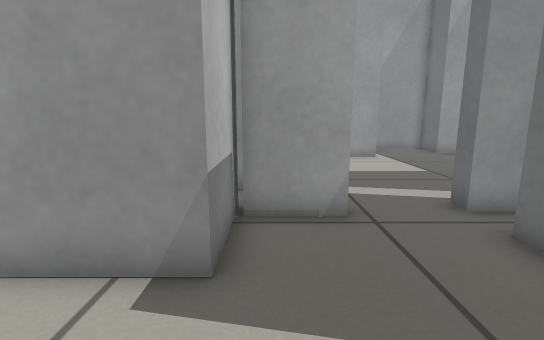
View 1 (above)

22 first-person views from a walk through a robot-simulator world made for Gazebo. The camera is 0.5 m above the floor, tilts 10° down and sees 85° across. The floor is counted in squares, 0.25 m on a side. Each view is taken from the middle of a square. On the plan, view 1 faces up. The plan holds only what a view shows up to about 17 squares ahead; the rest is blank.

View 2
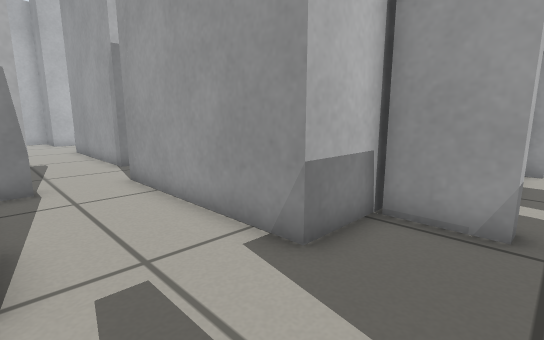

View 3
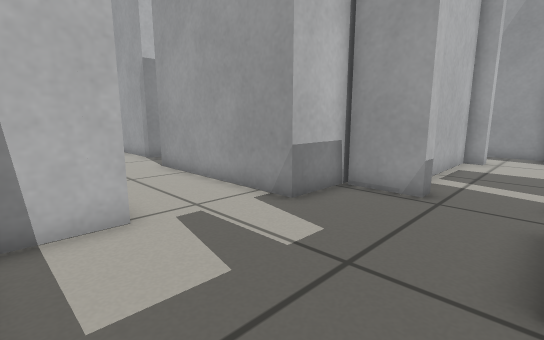

View 4
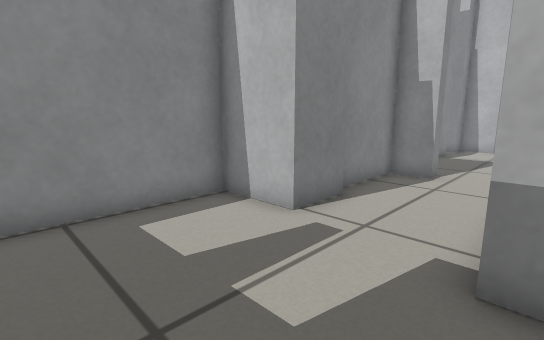

View 5
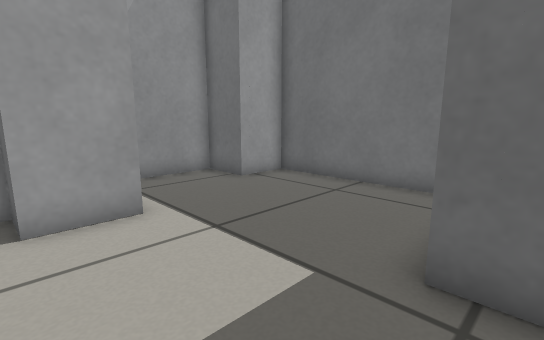

View 6
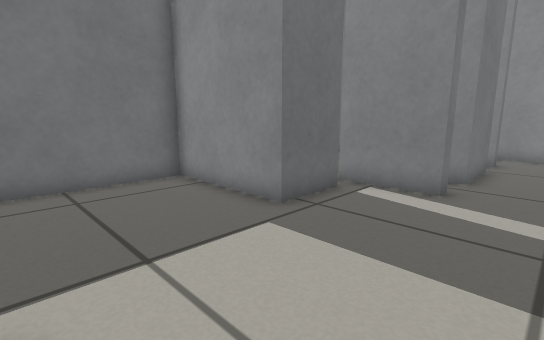

View 7
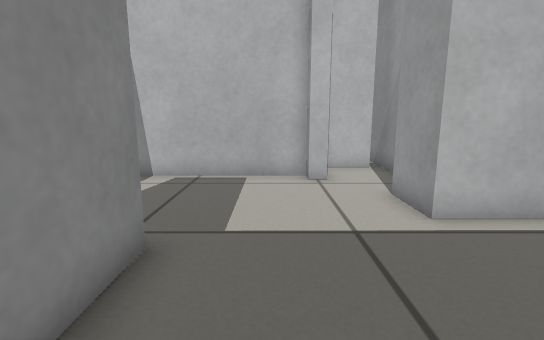

View 8
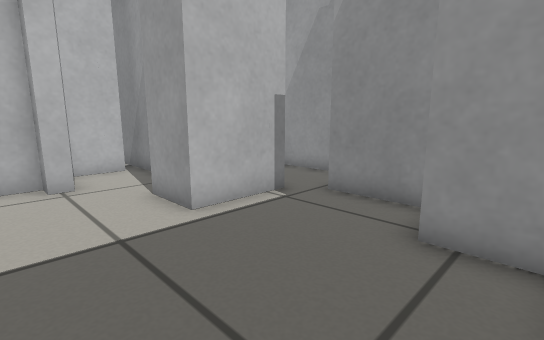

View 9
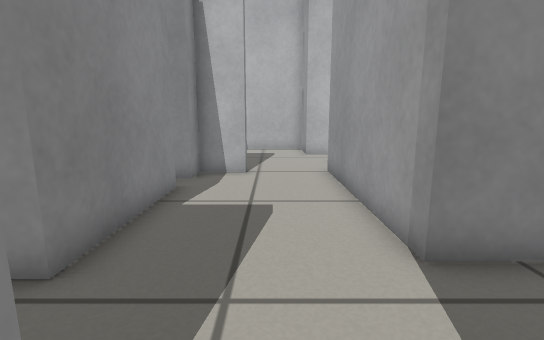

View 10
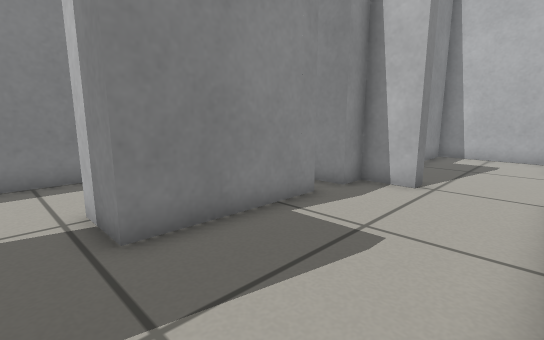

View 11
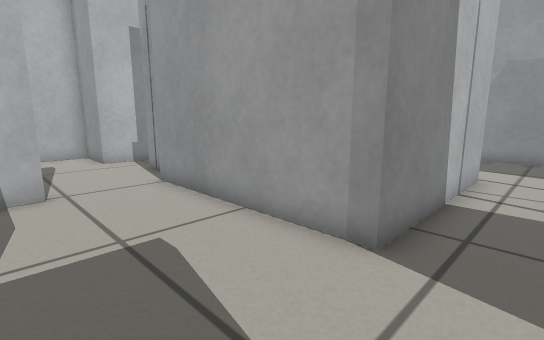

View 12
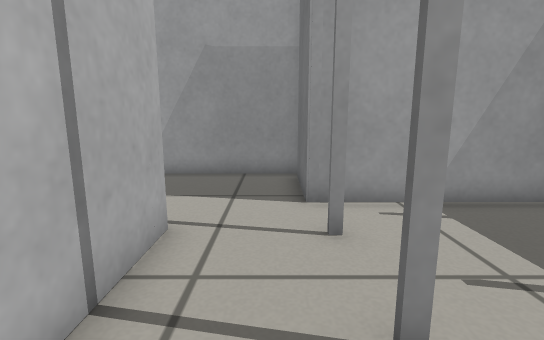

View 13
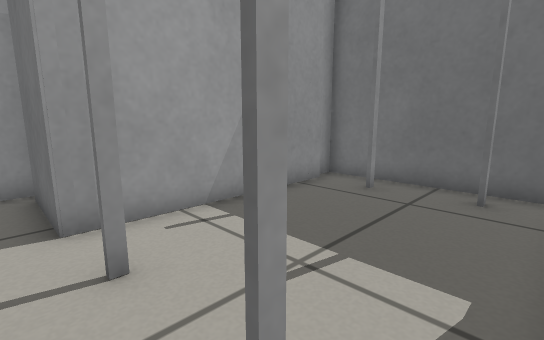

View 14
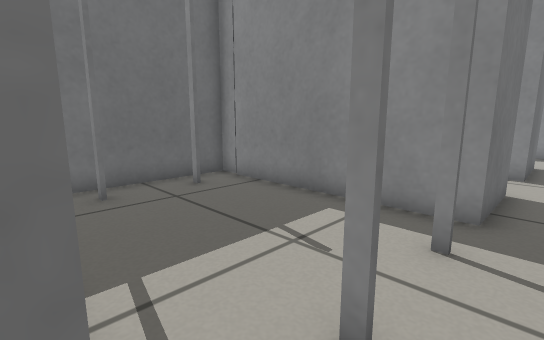

View 15
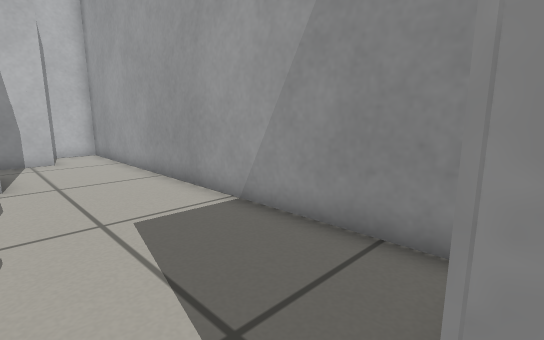

View 16
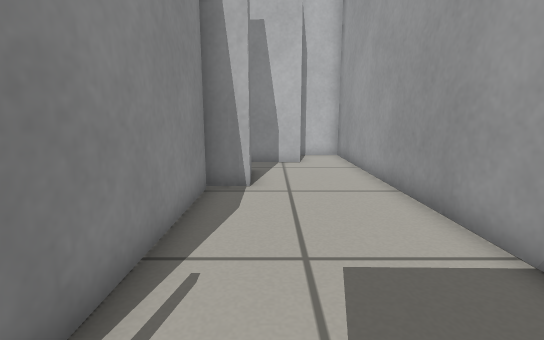

View 17
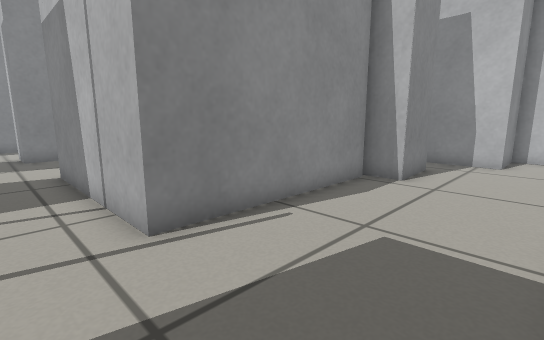

View 18
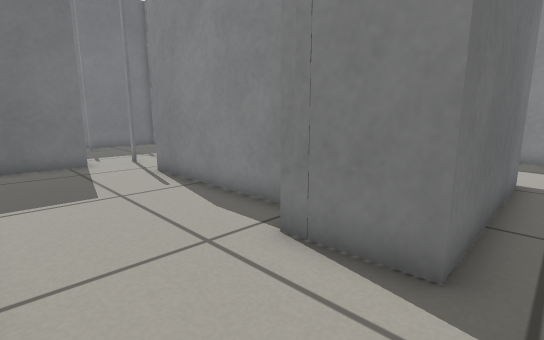

View 19
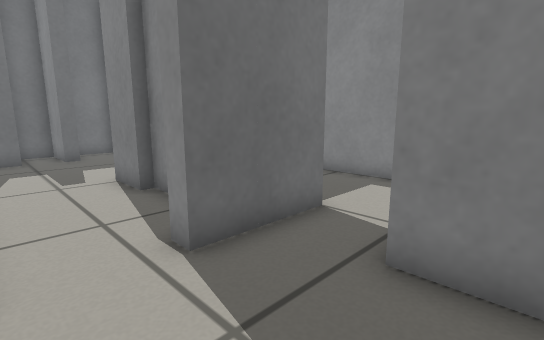

View 20
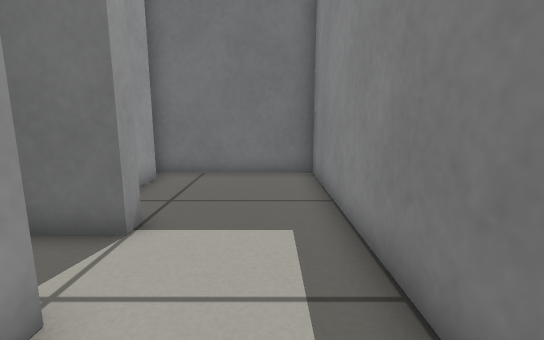

View 21
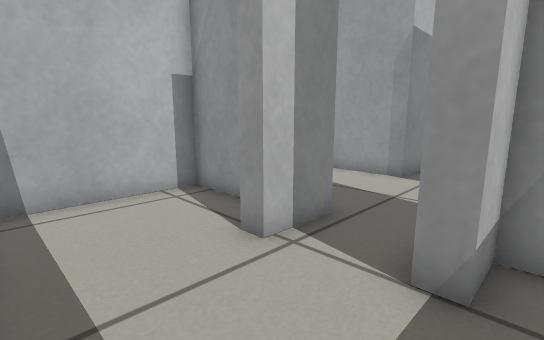

View 22
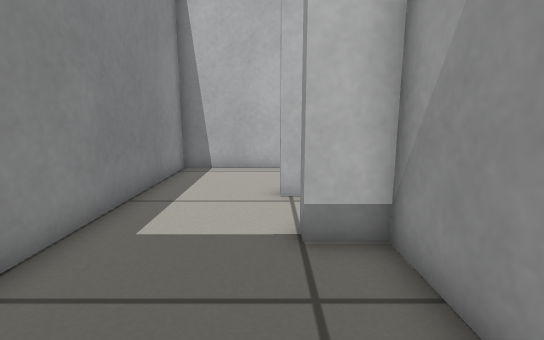

### Floor plan
Ten units are one square. View 1 is at (0, 0); x grows to the right and y downward. Boxes are objects, and circles mark ways between rooms. Rooms are numbered by the first view taken in them; rooms with no view inside come last. Other rooms are left out.
<svg viewBox="-265 -194 385 265">
<path fill="none" stroke="#000" d="M-109 -41 -184 -41M-81 25 -82 -9 -75 -9 -75 5 -38 5 -38 1 -17 1M-8 -65 -8 -35 -82 -35M-155 8 -104 8 -104 28M15 -58 -6 -58M-178 -11 -178 8 -167 8 -167 17M40 -17 40 -47M40 5 40 -2 67 -2 67 -16M-185 -9 -177 -9M-17 1 -17 26 44 26M67 27 67 8M67 -76 67 -100 115 -100 115 -169 95 -169 94 -189 63 -189M16 -129 8 -129M15 -139 15 -132M33 -166 -29 -166M8 -133 8 -73M40 -61 40 -67 73 -67M53 -183 53 -152 33 -152M15 -65 15 -58M-8 -160 -8 -142M33 -152 33 -166M-109 -111 -109 -41M-82 -35 -82 -65 -8 -65M-7 -129 -82 -128M2 -65 2 -132M-82 -128 -82 -160M-80 -166 -260 -165 -260 -143 -233 -143 -233 -115M-211 -50 -211 -122 -185 -124 -185 -111 -109 -111M-233 -60 -233 -39M-104 28 -111 28M-127 14 -148 14 -148 66 -23 65 -23 7M-31 11 -75 11 -75 25 -81 25"/>
<circle cx="15" cy="0" r="3" fill="#2a7"/>
<circle cx="25" cy="-50" r="3" fill="#2a7"/>
<circle cx="-95" cy="-35" r="3" fill="#2a7"/>
<circle cx="-95" cy="15" r="3" fill="#2a7"/>
<circle cx="-97" cy="-120" r="3" fill="#2a7"/>
<text x="-70" y="-20">1</text>
<text x="20" y="10">2</text>
<text x="60" y="-120">3</text>
<text x="-60" y="-90">4</text>
<text x="-170" y="-140">5</text>
<text x="-80" y="40">6</text>
</svg>
Room 1 opens to room 2. Room 1 opens to room 3. Room 1 opens to room 4. Room 1 opens to room 6. Room 4 opens to room 5.

Where each view was taken, in squares from view 1:
view 1: 0 up, 0 right, facing up
view 2: 0 up, 2 right, facing up-left
view 3: 2 down, 4 right, facing up-left
view 4: 4 up, 3 right, facing down-left
view 5: 9 up, 3 right, facing up-right
view 6: 15 up, 2 right, facing down-right
view 7: 12 up, 11 right, facing left
view 8: 12 up, 11 right, facing up-left
view 9: 2 up, 7 left, facing left
view 10: 4 up, 9 left, facing down-left
view 11: 0 up, 9 left, facing up-left
view 12: 6 up, 9 left, facing up
view 13: 7 up, 9 left, facing up-right
view 14: 13 up, 9 left, facing down-right
view 15: 12 up, 8 left, facing up-left
view 16: 13 up, 10 left, facing left
view 17: 16 up, 9 left, facing down-left
view 18: 16 up, 22 left, facing down-right
view 19: 3 up, 12 left, facing down-right
view 20: 5 down, 13 left, facing right
view 21: 6 down, 7 left, facing up-left
view 22: 3 down, 3 left, facing left
